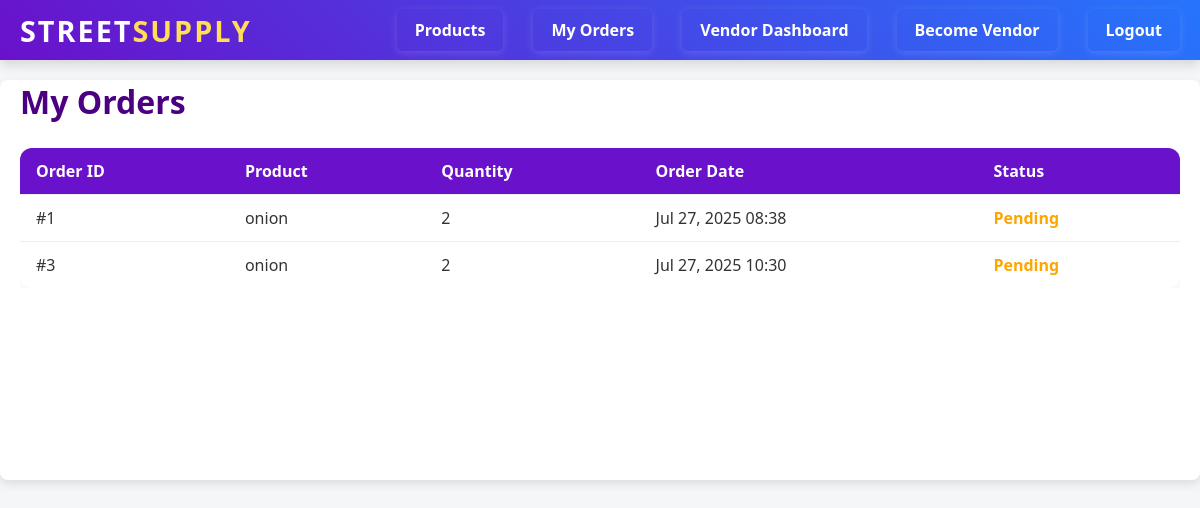
/my-orders/ (signed in), run on the app's committed database.
### core/models.py (models this page shows, shortened)
class Order(models.Model):
    user = models.ForeignKey(User, on_delete=models.CASCADE,  null=True, blank=True ) # link order to user
    vendor = models.ForeignKey(Vendor, on_delete=models.CASCADE)
    product = models.ForeignKey(Product, on_delete=models.CASCADE)
    quantity = models.PositiveIntegerField()
    order_date = models.DateTimeField(auto_now_add=True)
    delivered = models.BooleanField(default=False)

class Product(models.Model):
    name = models.CharField(max_length=100)
    supplier = models.ForeignKey(Supplier, on_delete=models.CASCADE)
    price = models.DecimalField(max_digits=7, decimal_places=2)
    stock_quantity = models.PositiveIntegerField()
    unit = models.CharField(max_length=50, default='kg')  # or liter, packet, etc.
    image = models.ImageField(upload_to='product_images/', null=True, blank=True)  # new field

### core/views.py (the view)
# urls.py: path('my-orders/', views.my_orders, name='my_orders'),
@login_required
def my_orders(request):
    orders = Order.objects.filter(user=request.user).select_related('product', 'vendor')
    return render(request, 'my_orders.html', {'orders': orders})

### core/context_processors.py (called while the page is built)
def vendor_status(request):
    is_vendor = False
    if request.user.is_authenticated:
        is_vendor = Vendor.objects.filter(user=request.user).exists()
    return {'is_vendor': is_vendor}

### core/templates/my_orders.html (shortened to what this page needs)
{% extends 'base.html' %}
{% block content %}
<h1 style="color: #4b0082; margin-bottom: 25px;">My Orders</h1>
{% if orders %}
  <div style="overflow-x: auto;">
    <table style="
      width: 100%;
      border-collapse: collapse;
      border-radius: 12px;
      overflow: hidden;
      box-shadow: 0 2px 12px rgba(0, 0, 0, 0.05);
      background: white;
    ">
      <thead style="background: #6a11cb; color: white;">
        <tr>
          <th style="padding: 12px 16px; text-align: left;">Order ID</th>
          <th style="padding: 12px 16px; text-align: left;">Product</th>
          <th style="padding: 12px 16px; text-align: left;">Quantity</th>
          <th style="padding: 12px 16px; text-align: left;">Order Date</th>
          <th style="padding: 12px 16px; text-align: left;">Status</th>
        </tr>
      </thead>
      <tbody>
        {% for order in orders %}
        <tr style="border-top: 1px solid #eee;">
          <td style="padding: 12px 16px;">#{{ order.id }}</td>
          <td style="padding: 12px 16px;">{{ order.product.name }}</td>
          <td style="padding: 12px 16px;">{{ order.quantity }}</td>
          <td style="padding: 12px 16px;">{{ order.order_date|date:"M d, Y H:i" }}</td>
          <td style="padding: 12px 16px;">
            {% if order.delivered %}
              <span style="color: green; font-weight: bold;">Delivered</span>
            {% else %}
              <span style="color: orange; font-weight: bold;">Pending</span>
            {% endif %}
          </td>
        </tr>
        {% endfor %}
      </tbody>
    </table>
  </div>
{% else %}
  <p style="font-size: 1.1rem; color: #666;">You have not placed any orders yet.</p>
{% endif %}
{% endblock %}

### core/templates/base.html (style rules this page uses)
* { margin: 0; padding: 0; box-sizing: border-box; }
body { font-family: 'Segoe UI', Tahoma, Geneva, Verdana, sans-serif; background: #f4f6f8; color: #333; }

### data on the page
Order: id "1", product.name "onion", quantity "2", order_date "Jul 27, 2025 08:38", delivered "Pending"
Order: id "3", product.name "onion", quantity "2", order_date "Jul 27, 2025 10:30", delivered "Pending"
